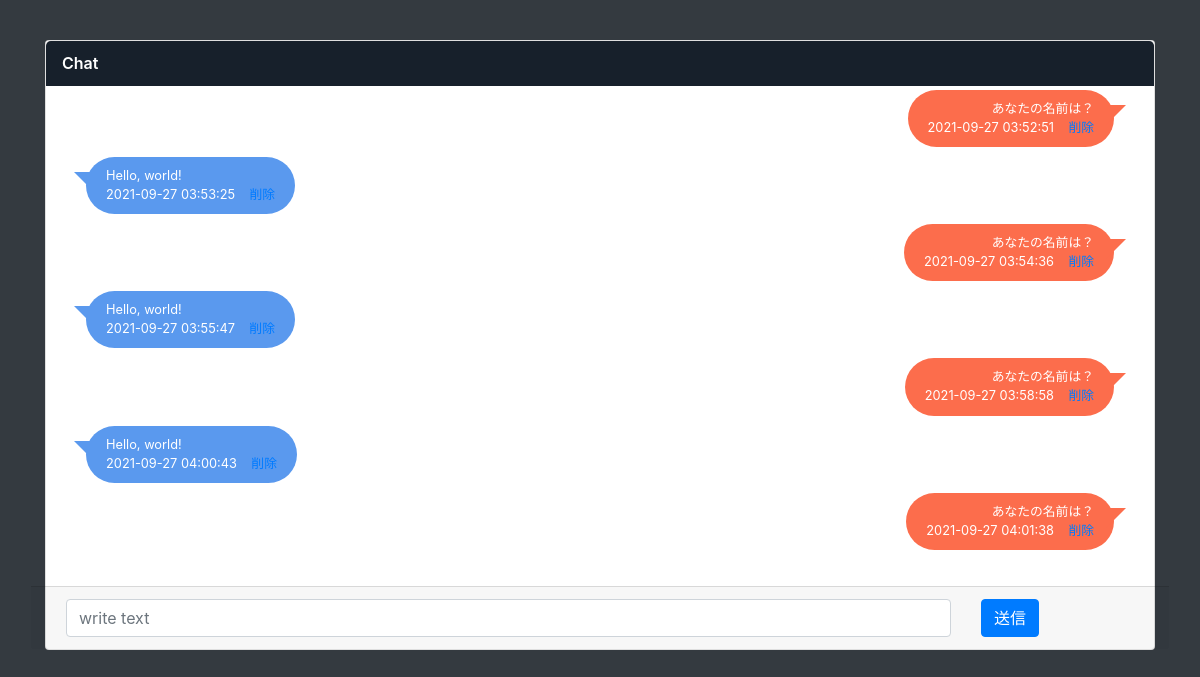
The page / on the database its author committed.
### main.py (models this page shows)
class Chat(db.Model):
    __tablename__ = 'chats'
    id = db.Column(db.Integer, primary_key=True)
    content = db.Column(db.String(200), nullable=False)
    type = db.Column(db.String(200), nullable=True)
    date_created = db.Column(db.DateTime, default=datetime.utcnow)

### main.py (the view)
@app.route('/', methods=['POST', 'GET'])
def index():
    global flag, task_content
    if request.method == 'POST':
        task_content = request.form['content']
        task_type = request.form['type']
        if request.form['flag'] == 'True':
            flag = True
        else:
            flag = False
        new_task = Chat(content=task_content, type=task_type)
        try:
            db.session.add(new_task)
            db.session.commit()
        except:
            return "Not seld message yet, try again."
        return redirect('/')
    else:
        tasks = Chat.query.order_by(Chat.date_created).all()
        return render_template('index.html', tasks=tasks, flag=flag, task_content=task_content)

### templates/index.html (shortened to what this page needs)
<!DOCTYPE html>
<html lang="en">
<head>
    <link href="https://stackpath.bootstrapcdn.com/bootstrap/4.4.1/css/bootstrap.min.css" rel="stylesheet"
>
    <link rel="stylesheet" href="{{ url_for('static', filename='css/main.css') }}">
</head>
<body class="bg-dark">
    <div class="container content">
        <div class="card">
            <div class="card-header">Chat</div>
            <div class="card-body" style="overflow: scroll;height: 500px;" id="target">
                <ul class="chat-list">
                    {% if tasks|length < 1 %} <h4 style="text-align: center">つぶやいてみよう！！！</h4>
                        {% else %}
                        {% for task in tasks %}
                        <li class="{{ task.type }}">
                            <div class="chat-body">
                                <div class="chat-message">
                                    <p>{{ task.content }}</p>
                                    {{ task.date_created.replace(microsecond = 0) }} &nbsp;&nbsp;
                                    <a href="/delete/{{task.id}}">削除</a>
                                </div>
                            </div>
                        </li>
                        {% endfor %}
                        {% endif %}
                </ul>
            </div>
            <form action="/" method="post" class="row card-footer">
                <div class="col-10">
                    <input type="text" name="content" id="content" class="form-control" placeholder="write text">
                </div>
                <div class="col-2">
                    <input type="submit" value="送信" class="btn btn-primary">
                </div>
            </form>
        </div>
    </div>
</body>
</html>

### static/css/main.css (style rules this page uses)
body { background:#eee; }
.chat-list { padding: 0; font-size: .8rem; }
.card .card-header:first-child { -webkit-border-radius: 0.3rem 0.3rem 0 0; -moz-border-radius: 0.3rem 0.3rem 0 0; border-radius: 0.3rem 0.3rem 0 0; }
.card .card-header { background: #17202b; border: 0; font-size: 1rem; padding: .65rem 1rem; position: relative; font-weight: 600; color: #ffffff; }
.content { margin-top:40px; }

### rows shown on the page
Chat: content "あなたの名前は？", date_created.replace "2021-09-27 03:52:51"
Chat: content "Hello, world!", date_created.replace "2021-09-27 03:53:25"
Chat: content "あなたの名前は？", date_created.replace "2021-09-27 03:54:36"
Chat: content "Hello, world!", date_created.replace "2021-09-27 03:55:47"
Chat: content "あなたの名前は？", date_created.replace "2021-09-27 03:58:58"
Chat: content "Hello, world!", date_created.replace "2021-09-27 04:00:43"
Chat: content "あなたの名前は？", date_created.replace "2021-09-27 04:01:38"
